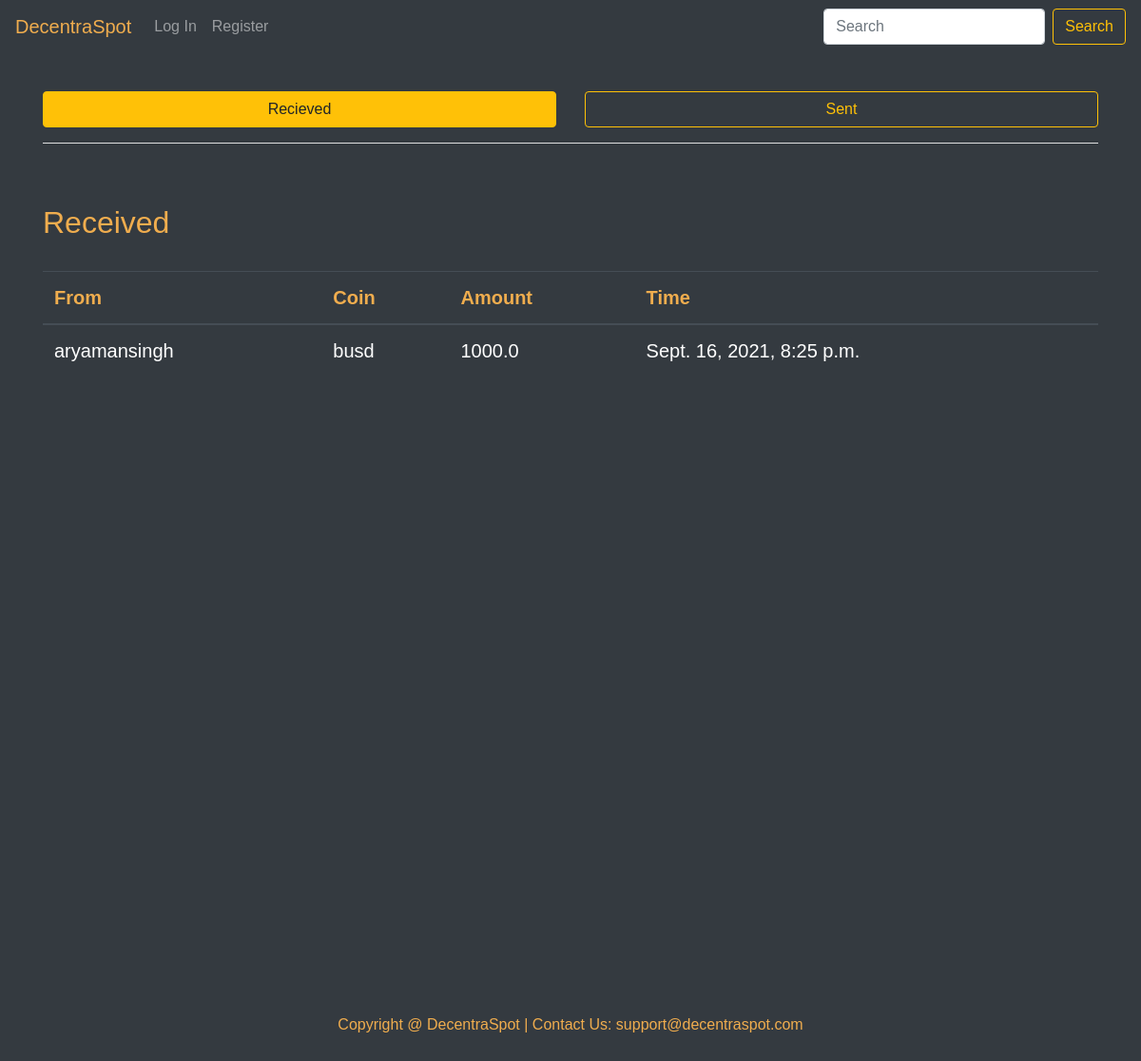
Before: /transaction/levi with the older database file.
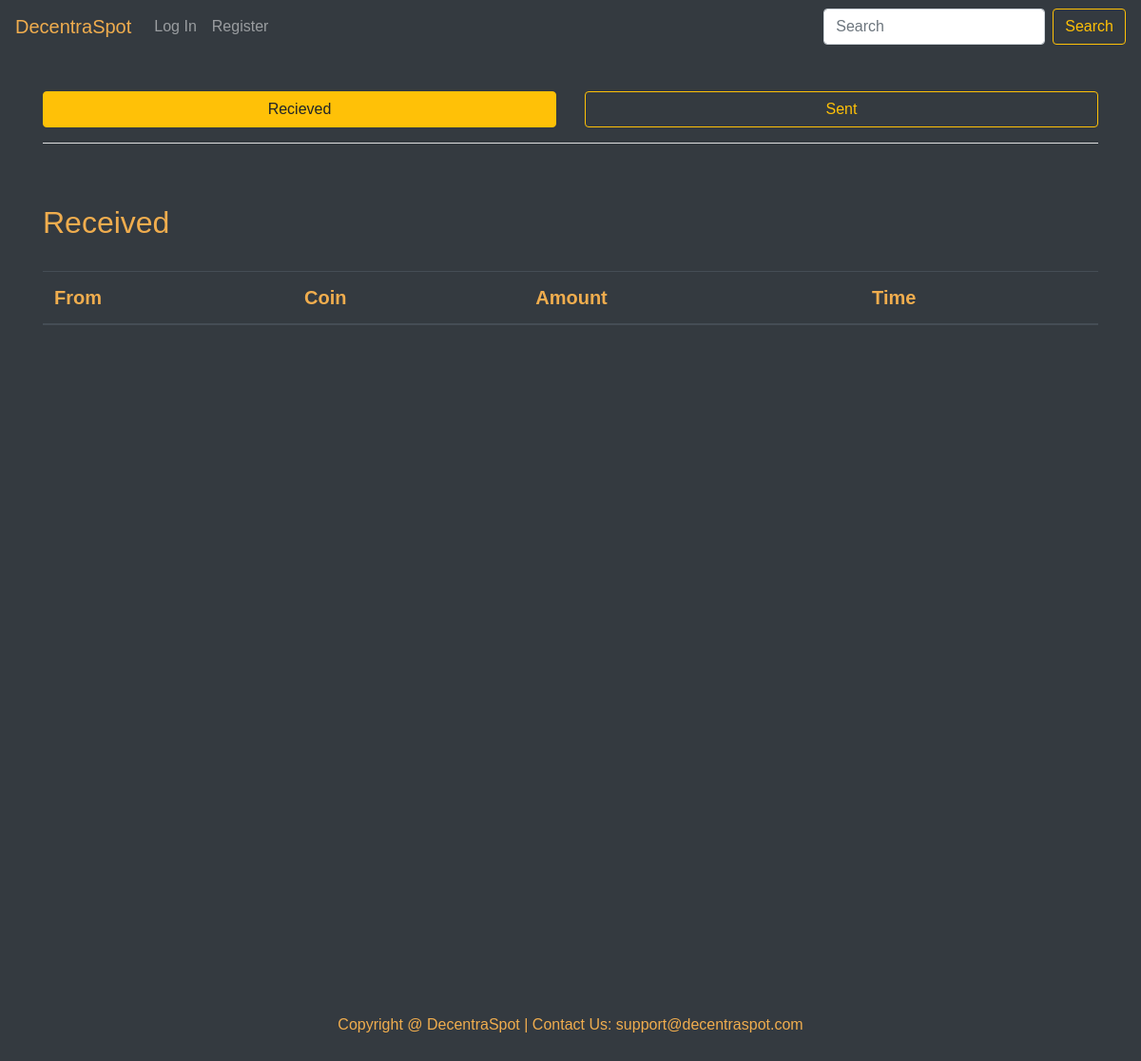
After: the same page with the newer database file.
### exchange/models.py (models this page shows, shortened)
class Transactions(models.Model):
    user=models.CharField(max_length=32)
    recipient=models.CharField(max_length=32)
    asset=models.CharField(max_length=4)
    amount=models.FloatField()
    time=models.DateTimeField(auto_now_add=True)

### exchange/views.py (the view)
# urls.py: path('transaction/<str:username>', views.transaction, name='transaction'),
def transaction(request, username):
    if request.method == 'GET':
        try:
            sent_list=Transactions.objects.filter(user=username).order_by('-time')
            received_list=Transactions.objects.filter(recipient=username).order_by('-time')
            return render(request, 'exchange/transactions.html', {
                'sent_list':sent_list,
                'received_list':received_list
            })
        except Transactions.DoesNotExist:
            return HttpResponse("Error: User doesn't exist")

### exchange/templates/exchange/transactions.html (shortened to what this page needs)
{% extends "exchange/layout.html" %}
{% load static %}
{% block body %}
<div style="height:1000px; padding-top:40px" class="bg-dark text-white">
<div class="container">
<div class="row">
    <div class="col-sm-6">
        <button id="btn1" class="btn btn-block btn-outline-warning">Recieved</button>
    </div>
    <div class="col-sm-6">
        <button id="btn2" class="btn btn-block btn-outline-warning">Sent</button>
    </div>
</div><hr class="bg-light"><br><br>
<div id="received-view">
<h2 style="color: #f0ad4e;">Received</h2><br>
<div style="font-size:20px;" class="table-responsive">
    <table class="table table-dark table-hover">
        <thead style="color: #f0ad4e;">
            <tr>
                <th scope="col">From</th>
                <th scope="col">Coin</th>
                <th scope="col">Amount</th>
                <th scope="col">Time</th>
            </tr>
        </thead>
        <tbody>
            {% for n in received_list %}
            <tr>
                <td>{{ n.user }}</td>
                <td>{{ n.asset }}</td>
                <td>{{ n.amount }}</td>
                <td>{{ n.time }}</td>
            </tr>
            {% endfor %}
        </tbody>
    </table>
</div></div>
</div>
</div>
{% endblock %}

Changed rows visible on the page:
removed Transactions: user "aryamansingh", asset "busd", amount "1000.0", time "Sept. 16, 2021, 8:25 p.m."
